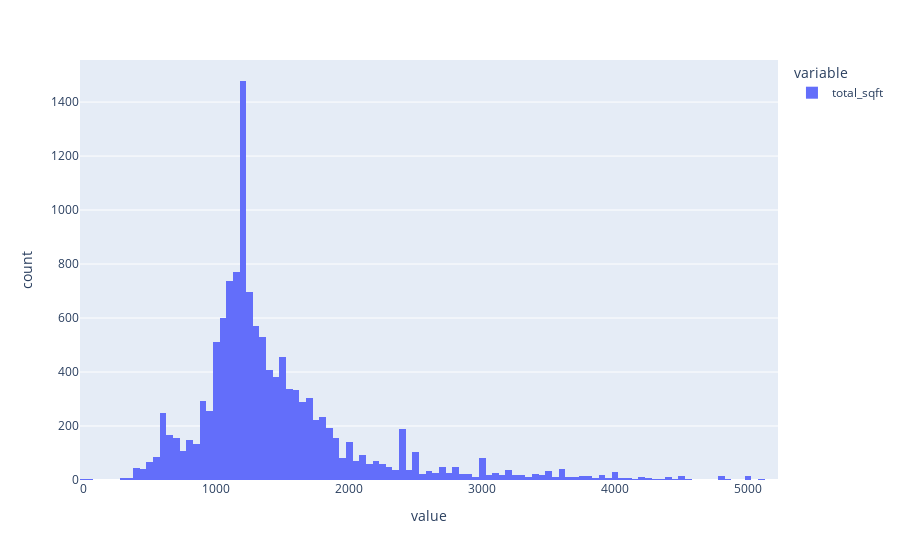

The cell this chart's notebook holds for it:
### Code cell
px.histogram(df['total_sqft'])

### Figure 1 — Plotly figure (JSON) as saved in the notebook; plotly's stock layout.template omitted (floating-point values rounded to 4 significant figures; data arrays with more than 128 entries replaced by an {"elided": "..."} marker saying what was removed)
{"data": [{"alignmentgroup": "True", "bingroup": "x", "hovertemplate": "variable=total_sqft<br>value=%{x}<br>count=%{y}<extra></extra>", "legendgroup": "total_sqft", "marker": {"color": "#636efa", "pattern": {"shape": ""}}, "name": "total_sqft", "offsetgroup": "total_sqft", "orientation": "v", "showlegend": true, "type": "histogram", "x": {"elided": "12805 float values"}, "xaxis": "x", "yaxis": "y"}], "layout": {"barmode": "relative", "legend": {"title": {"text": "variable"}, "tracegroupgap": 0}, "margin": {"t": 60}, "xaxis": {"anchor": "y", "domain": [0, 1], "title": {"text": "value"}}, "yaxis": {"anchor": "x", "domain": [0, 1], "title": {"text": "count"}}}}
